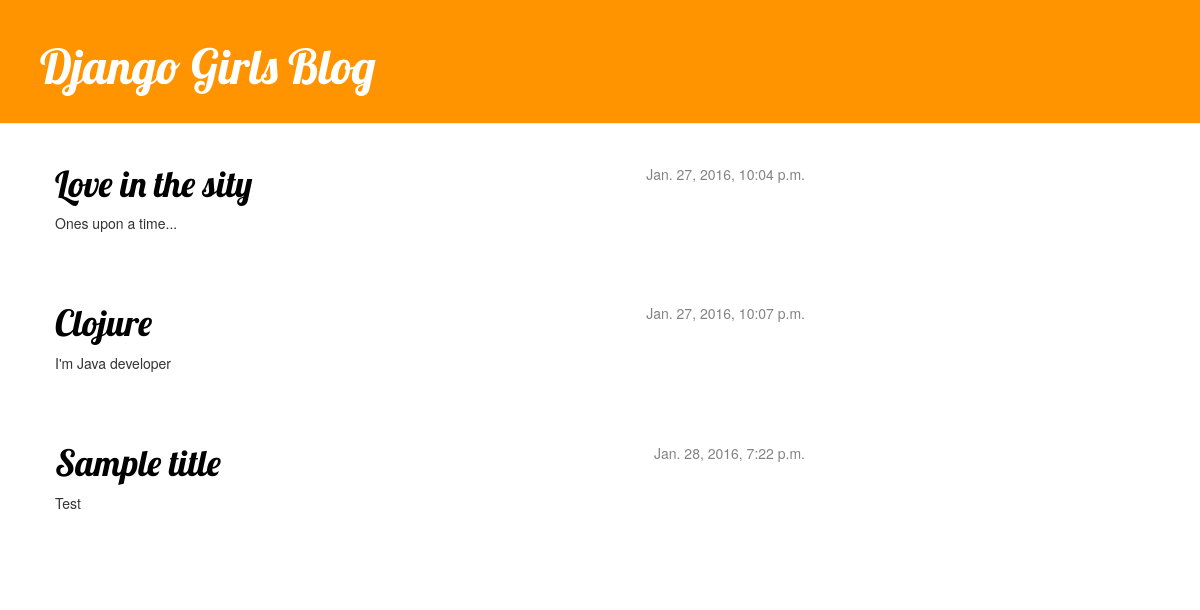
The page / on the database its author committed.
### blog/models.py (models this page shows, shortened)
class Post(models.Model):
	author = models.ForeignKey('auth.User')
	title = models.CharField(max_length=200)
	text = models.TextField()
	created_date = models.DateTimeField(default=timezone.now)
	published_date = models.DateTimeField(blank=True, null=True)

### blog/views.py (the view)
# urls.py: url(r'^$', views.post_list, name='post_list'),
def post_list(request):
	posts = Post.objects.filter(published_date__lte=timezone.now()).order_by('published_date')
	return render(request, 'blog/post_list.html', {'posts': posts})

### blog/templates/blog/post_list.html
{% extends 'blog/base.html' %}
{% block content %}
    {% for post in posts %}
        <div class="post">
            <div class="date">
                {{ post.published_date }}
            </div>
            <h1><a href="{% url 'post_detail' pk=post.pk %}">{{ post.title }}</a></h1>
            <p>{{ post.text|linebreaks }}</p>
        </div>
    {% endfor %}
{% endblock content %}

### blog/templates/blog/base.html (shortened to what this page needs)
{% load staticfiles %}
<html>
    <head>
        <link rel="stylesheet" href="//maxcdn.bootstrapcdn.com/bootstrap/3.2.0/css/bootstrap.min.css">
        <link rel="stylesheet" href="//maxcdn.bootstrapcdn.com/bootstrap/3.2.0/css/bootstrap-theme.min.css">
        <link rel="stylesheet" href="{% static 'css/blog.css' %}">
    </head>
    <body>
    <div class="page-header">
        <h1><a href="/">Django Girls Blog</a></h1>
    </div>
    <div class="content container">
        <div class="row">
            <div class="col-md-8">
            {% block content %}
            {% endblock %}
            </div>
        </div>
    </div>
</body>
</html>

### blog/static/css/blog.css (style rules this page uses)
.page-header { background-color: #ff9400; margin-top: 0; padding: 20px 20px 20px 40px; }
.page-header h1, .page-header h1 a, .page-header h1 a:visited, .page-header h1 a:active { color: #ffffff; font-size: 36pt; text-decoration: none; }
.content { margin-left: 40px; }
h1, h2, h3, h4 { font-family: 'Lobster', cursive; }
.date { float: right; color: #828282; }
.post { margin-bottom: 70px; }
.post h1 a, .post h1 a:visited { color: #000000; }

### rows shown on the page
Post: published_date "Jan. 27, 2016, 10:04 p.m.", title "Love in the sity", text "Ones upon a time..."
Post: published_date "Jan. 27, 2016, 10:07 p.m.", title "Clojure", text "I'm Java developer"
Post: published_date "Jan. 28, 2016, 7:22 p.m.", title "Sample title", text "Test"
